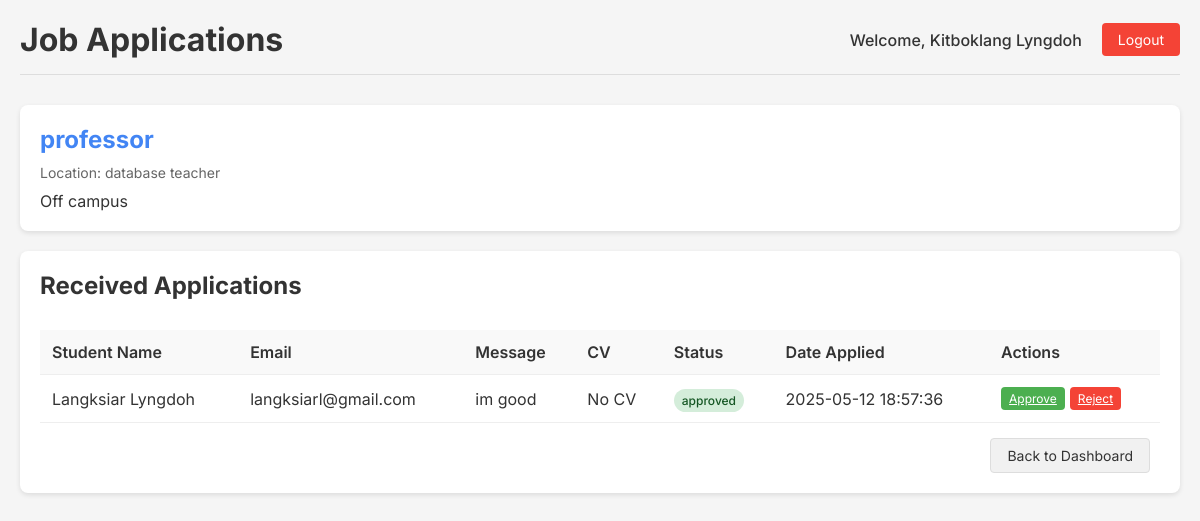
Page /view_applications/6 (signed in) on the committed database.
### tables this page shows
CREATE TABLE jobs (
            id INTEGER PRIMARY KEY AUTOINCREMENT,
            title TEXT NOT NULL,
            description TEXT NOT NULL,
            location TEXT NOT NULL,
            posted_by INTEGER, poster_id INTEGER,
            FOREIGN KEY(posted_by) REFERENCES users(id)
        );

CREATE TABLE applications (
                id INTEGER PRIMARY KEY AUTOINCREMENT,
                job_id INTEGER NOT NULL,
                student_id INTEGER NOT NULL,
                status TEXT DEFAULT 'pending',
                message TEXT,
                date_applied TIMESTAMP DEFAULT CURRENT_TIMESTAMP, cv_path TEXT,
                FOREIGN KEY (job_id) REFERENCES jobs (id),
                FOREIGN KEY (student_id) REFERENCES users (id)
            );

CREATE TABLE users (
            id INTEGER PRIMARY KEY AUTOINCREMENT,
            name TEXT NOT NULL,
            email TEXT NOT NULL UNIQUE,
            password TEXT NOT NULL,
            role TEXT NOT NULL
        );

### app.py (the view)
@app.route('/view_applications/<int:job_id>')
def view_applications(job_id):
    if 'user_id' not in session or session['role'] != 'employer':
        flash('Unauthorized access.', 'error')
        return redirect(url_for('login'))
    with get_db_connection() as conn:
        c = conn.cursor()
        c.execute("SELECT * FROM jobs WHERE id = ? AND poster_id = ?", (job_id, session['user_id']))
        job = c.fetchone()
        if not job:
            flash('Job not found or you do not have permission to view its applications.', 'error')
            return redirect(url_for('employer_dashboard'))
        c.execute("""
            SELECT a.id, u.name as student_name, u.email as student_email,
                   a.message, a.status, a.date_applied, a.cv_path
            FROM applications a
            JOIN users u ON a.student_id = u.id
            WHERE a.job_id = ?
            ORDER BY a.date_applied DESC
        """, (job_id,))
        applications = c.fetchall()
        print("Applications:", [dict(app) for app in applications])  # Debug print
    return render_template('view_applications.html', job=job, applications=applications)

### app.py (called while the page is built)
def get_db_connection():
    conn = sqlite3.connect('job_board.db')
    conn.row_factory = sqlite3.Row  # Set row factory to return dictionary-like rows
    return conn

### templates/view_applications.html (shortened to what this page needs)
<!DOCTYPE html>
<html lang="en">
<head>
    <link rel="stylesheet" href="{{ url_for('static', filename='style.css') }}">
</head>
<body>
    <div class="dashboard-container">
        <div class="header">
            <h1>Job Applications</h1>
            <div class="user-info">
                <span>Welcome, {{ session.get('name', 'Employer') }}</span>
                <a href="{{ url_for('logout') }}" class="logout-btn">Logout</a>
            </div>
        </div>
        <div class="job-detail">
            <h2>{{ job[1] }}</h2>
            <div class="job-meta">
                <span>Location: {{ job[2] }}</span>
            </div>
            <p>{{ job[3] }}</p>
        </div>
        <div class="job-listing">
            <h2>Received Applications</h2>
            {% if applications %}
                <table class="applications-table">
                    <thead>
                        <tr>
                            <th>Student Name</th>
                            <th>Email</th>
                            <th>Message</th>
                            <th>CV</th>
                            <th>Status</th>
                            <th>Date Applied</th>
                            <th>Actions</th>
                        </tr>
                    </thead>
                    <tbody>
                        {% for app in applications %}
                            <tr>
                                <td>{{ app[1] }}</td>
                                <td>{{ app[2] }}</td>
                                <td>
                                    <div class="message-preview">
                                        {{ app[3]|truncate(50, True, '...') }}
                                    </div>
                                </td>
                                <td>
                                    {% if app[6] %}
                                        <a href="{{ url_for('download_cv', app_id=app[0]) }}" class="view-cv">View CV</a>
                                    {% else %}
                                        No CV
                                    {% endif %}
                                </td>
                                <td>
                                    <span class="status-badge status-{{ app[4].lower() }}">
                                        {{ app[4] }}
                                    </span>
                                </td>
                                <td>{{ app[5] }}</td>
                                <td>
                                    <div class="status-actions">
                                        <a href="{{ url_for('update_application_status', app_id=app[0], status='approved') }}" class="status-btn approve-btn">Approve</a>
                                        <a href="{{ url_for('update_application_status', app_id=app[0], status='rejected') }}" class="status-btn reject-btn">Reject</a>
                                    </div>
                                </td>
                            </tr>
                        {% endfor %}
                    </tbody>
                </table>
            {% else %}
                <p>No applications received for this job yet.</p>
            {% endif %}
            <div class="job-actions">
                <a href="{{ url_for('employer_dashboard') }}" class="secondary-btn">Back to Dashboard</a>
            </div>
        </div>
    </div>
</body>
</html>

### static/style.css (style rules this page uses)
* { margin: 0; padding: 0; box-sizing: border-box; font-family: 'Inter', sans-serif; }
body { background-color: #f5f5f5; color: #333; }
h2 { font-size: 24px; margin-bottom: 30px; }
.secondary-btn { background-color: #f1f1f1; color: #333; padding: 8px 16px; border: 1px solid #ddd; border-radius: 4px; text-decoration: none; font-size: 14px; margin-right: 10px; }
.dashboard-container { max-width: 1200px; margin: 0 auto; padding: 20px; }
.header { display: flex; justify-content: space-between; align-items: center; margin-bottom: 30px; padding-bottom: 15px; border-bottom: 1px solid #ddd; }
.user-info { display: flex; align-items: center; gap: 20px; }
.user-info span { font-weight: 500; }
.logout-btn { background-color: #f44336; color: white; padding: 8px 16px; border-radius: 4px; text-decoration: none; font-size: 14px; }
.job-listing { background-color: white; padding: 20px; border-radius: 8px; box-shadow: 0 2px 5px rgba(0,0,0,0.1); }
.job-meta { display: flex; gap: 15px; margin-bottom: 10px; font-size: 14px; color: #666; }
.job-actions { display: flex; justify-content: flex-end; gap: 10px; margin-top: 15px; }
.applications-table { width: 100%; border-collapse: collapse; margin-top: 20px; }
.applications-table th, .applications-table td { padding: 12px; text-align: left; border-bottom: 1px solid #eee; }
.applications-table th { background-color: #f9f9f9; font-weight: 600; }
.status-badge { padding: 4px 8px; border-radius: 12px; font-size: 12px; font-weight: 500; }
.status-approved { background-color: #d4edda; color: #155724; }
.status-actions { display: flex; gap: 5px; }
.status-btn { padding: 4px 8px; border-radius: 4px; font-size: 12px; cursor: pointer; border: none; }
.approve-btn { background-color: #4CAF50; color: white; }
.reject-btn { background-color: #f44336; color: white; }
.job-detail { background-color: white; padding: 20px; border-radius: 8px; box-shadow: 0 2px 5px rgba(0,0,0,0.1); margin-bottom: 20px; }
.job-detail h2 { color: #4285F4; margin-bottom: 10px; }

### templates/view_applications.html (style rules this page uses)
.message-preview { max-width: 200px; white-space: nowrap; overflow: hidden; text-overflow: ellipsis; }

### rows in the picture
jobs: title "professor", description "database teacher", location "Off campus"
applications: name "Langksiar Lyngdoh", email "langksiarl@gmail.com", message "im good", status "approved", date_applied "2025-05-12 18:57:36"

### other values in the picture
{{ session.get('name', 'Employer') }} "Kitboklang Lyngdoh"
